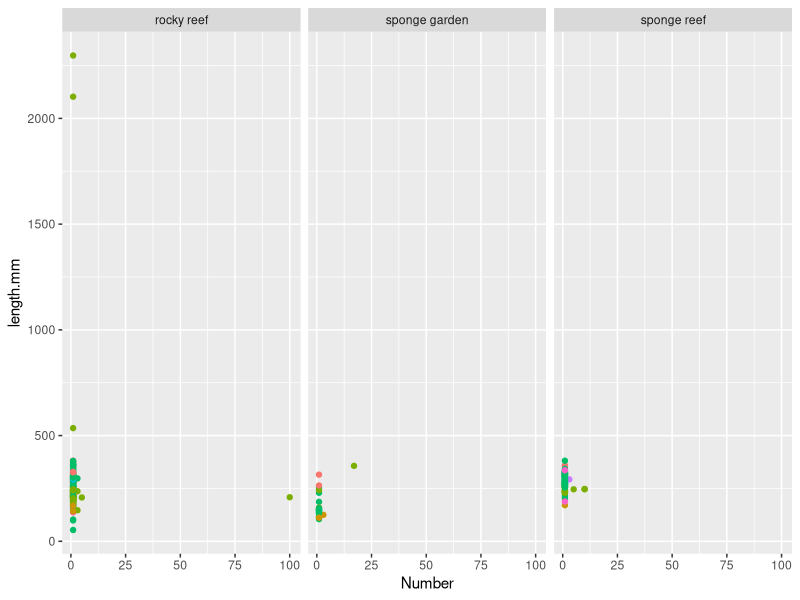
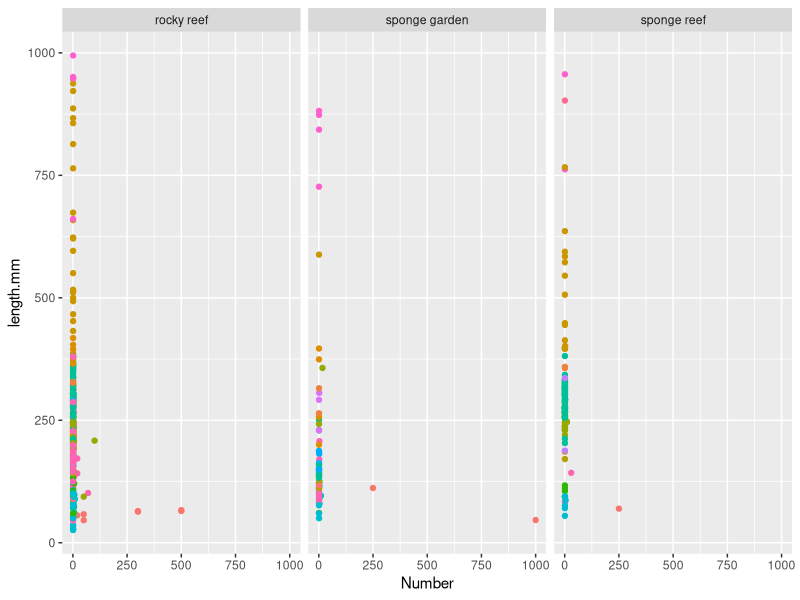
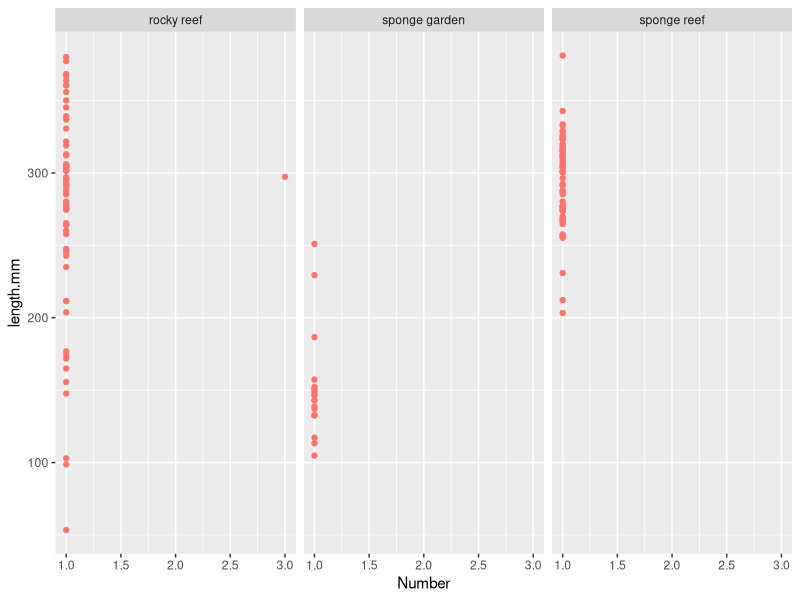
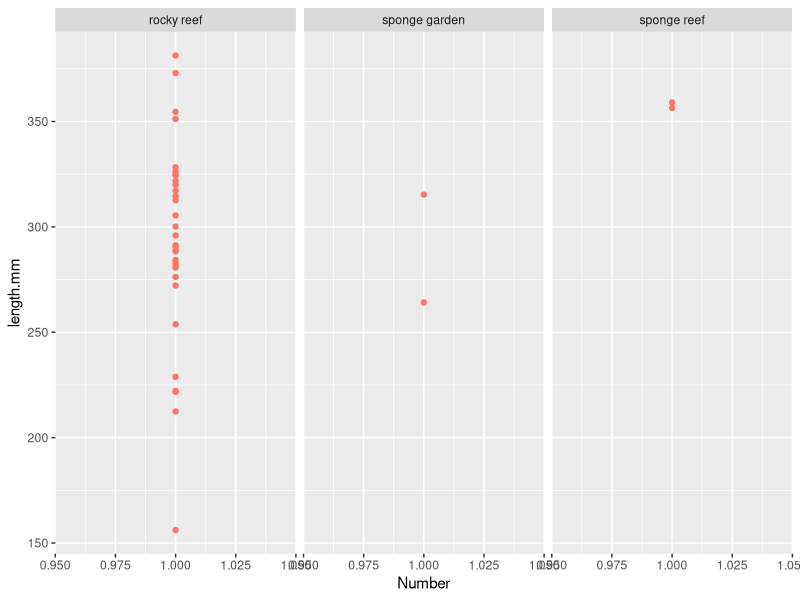
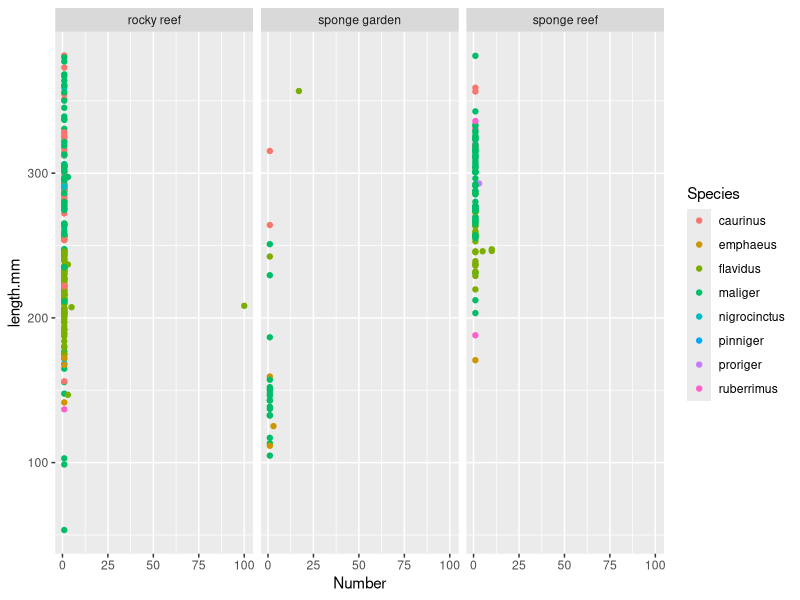
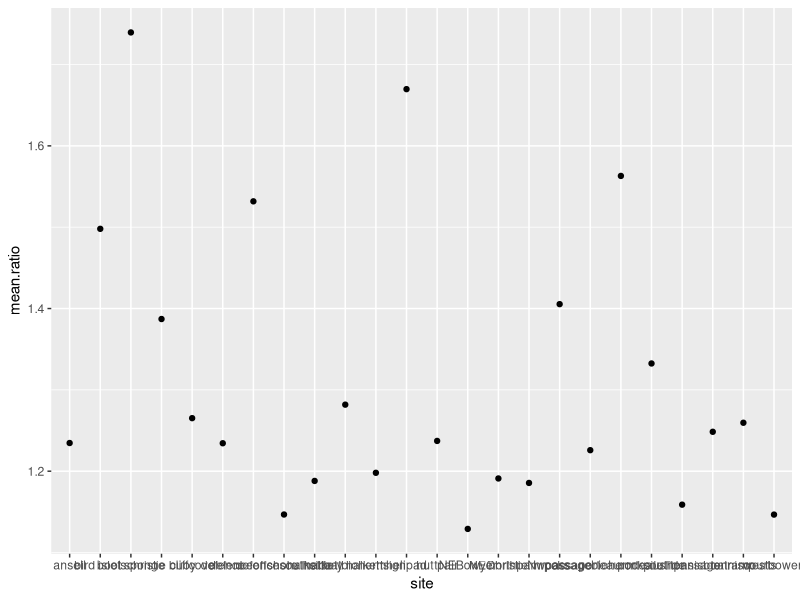

Source code (R) for these figures, in order:
## ---- chunk 1
knitr::opts_chunk$set(echo = TRUE)
## ---- chunk 2
library(tidyverse)
measurements <- read_csv("bruvs_fish_lengths.csv")
surface <- read_csv("surface_measurement_comparison.csv")

head(measurements)

# make a dataframe of just fish lengths

lengths <- measurements %>% drop_na(Species)

head(lengths)

# tidy up and check that lengths are correct

lengths %>% filter(Genus == "Sebastes") %>% ggplot() + geom_point(aes(Number, length.mm, colour = Species), show.legend = F) +
  facet_wrap(~habitat_type)

lengths %>% filter(length.mm >500) %>% select(Genus,Species,length.mm, OpCode) %>% print(n=39)

# clearly there are three rockfish that got mis-measured (three yellowtails probably becuase they are in schools and were far away) so we will remove them

lengths <- lengths %>% filter(!(Genus == "Sebastes" & length.mm > 500))

## ---- chunk 3
lengths %>% ggplot() + geom_point(aes(Number, length.mm, colour = Species), show.legend = F) +
  facet_wrap(~habitat_type)

lengths %>% filter(Species == "maliger") %>% ggplot() + geom_point(aes(Number, length.mm, colour = Species), show.legend = F) +
  facet_wrap(~habitat_type)

lengths %>% filter(Species == "caurinus") %>% ggplot() + geom_point(aes(Number, length.mm, colour = Species), show.legend = F) +
  facet_wrap(~habitat_type)

lengths %>% filter(Genus == "Sebastes") %>% ggplot() + geom_point(aes(Number, length.mm, colour = Species), show.legend = T) +
  facet_wrap(~habitat_type)

lengths %>% filter(length.mm >500) %>% select(Genus,Species,length.mm, OpCode) %>% print(n=39)

lengths %>% distinct(OpCode)

## ---- chunk 4

measurements 

current <- measurements %>% filter(is.na(Species))

## ---- chunk 5

surface

mean.surface <-surface %>% group_by(site) %>% summarise(mean.ratio = mean(ratio))

ggplot() + geom_point(data = mean.surface, aes(site, mean.ratio))
